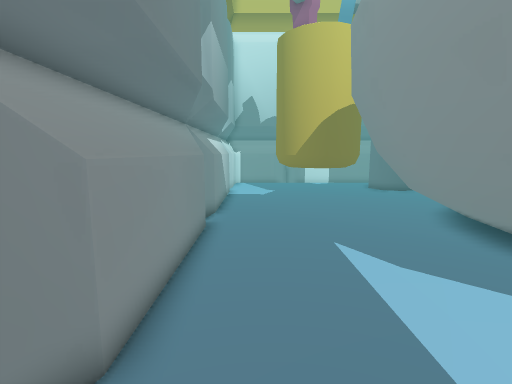
[1] (above)

16 first-person views from a walk through a Unity game level. The camera is 1.4 m above the floor, tilts 8° down and sees 85° across. The floor is counted in squares, 0.5 m on a side. Each view is taken from the middle of a square. On the plan, view 1 faces up. The plan holds only what a view shows up to about 19 squares ahead; the rest is blank. The place goes on beyond the plan.

[2]
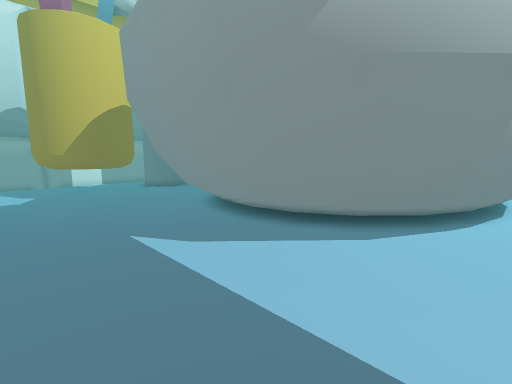

[3]
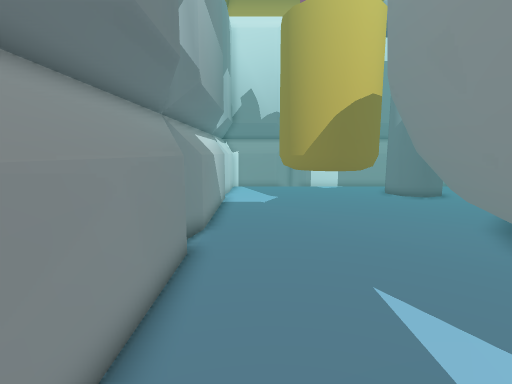

[4]
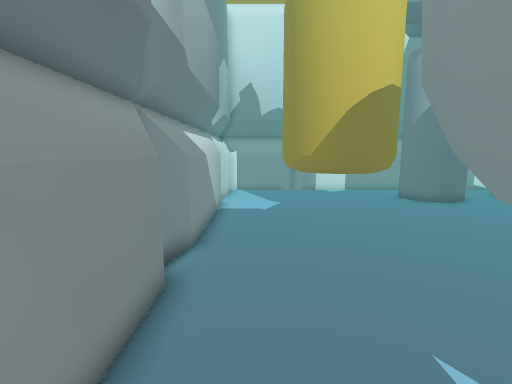

[5]
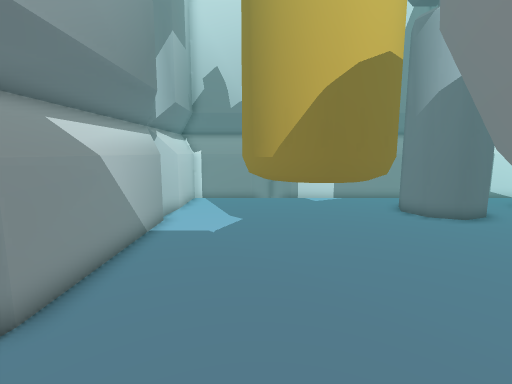

[6]
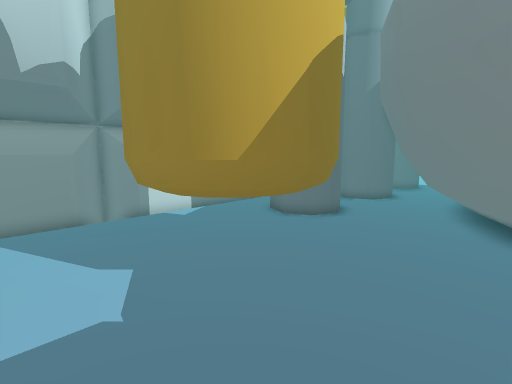

[7]
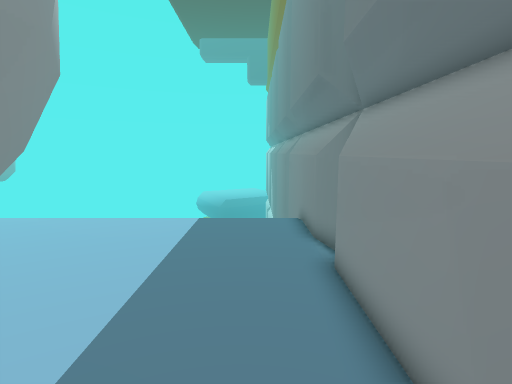

[8]
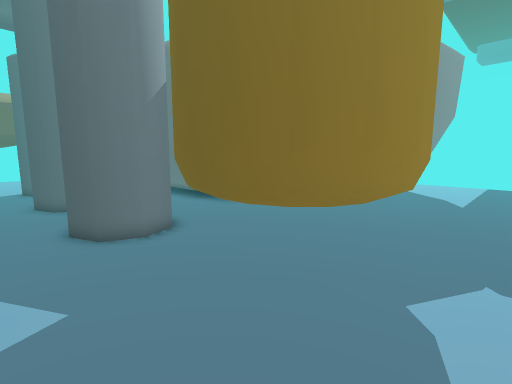

[9]
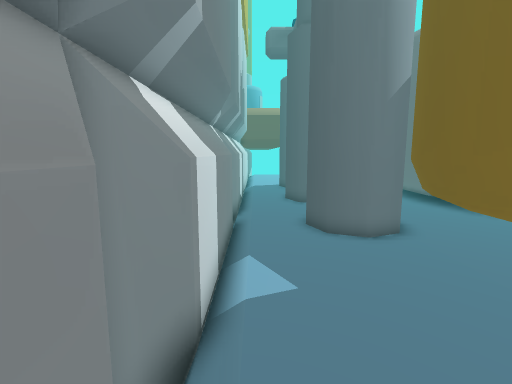

[10]
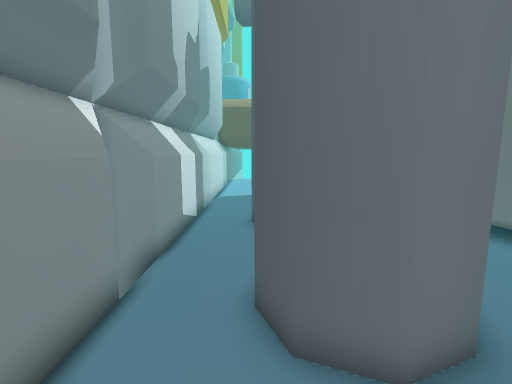

[11]
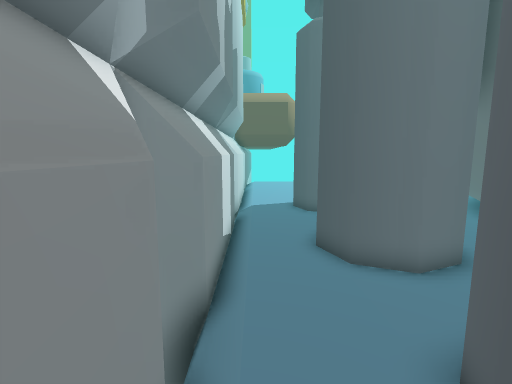

[12]
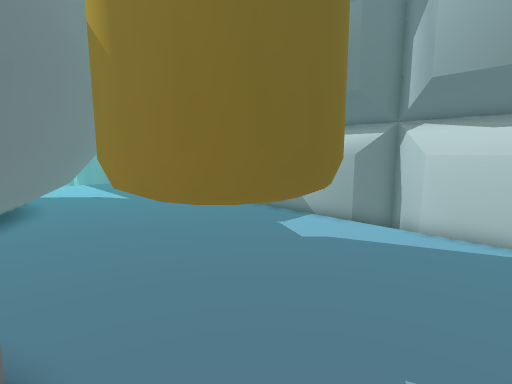

[13]
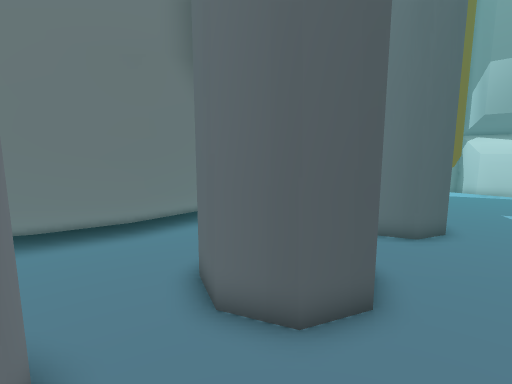

[14]
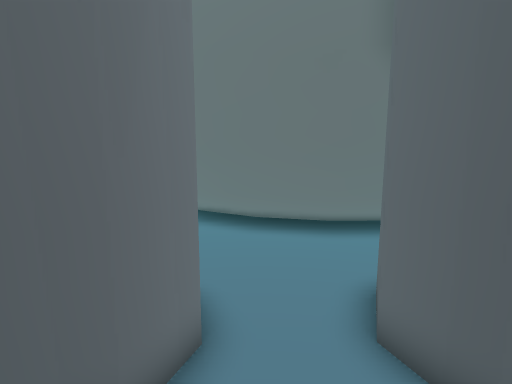

[15]
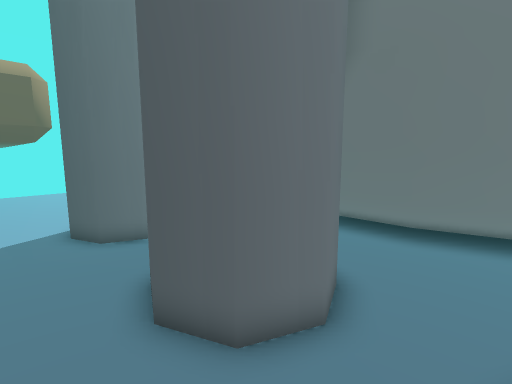

[16]
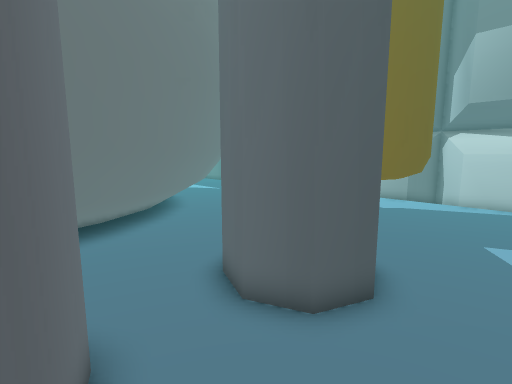

### Floor plan
Key: @ floor where view 1 was taken; # wall or solid block; . floor; v drop or lower ground; O other object.
Columns run from 3 left of view 1 to 23 right of it. Each row starts with its distance up from view 1.
 28      ###       ###
 27  #####v#########v#########v
 26  #.........................
 25  #.........................
 24 ##...........###...###....#
 23 ##....OOOO..####..## ##..##
 22 #....OOOOOO.## #..##  #..#
 21 ##...OO  OO.####...####..
 20 ##..OO    O.........# ....
 19  #...OOOOOO.....##########
 18  #...OOOOO...#####      ###
 17  #.....OO...###
 16  #.........###
 15  #........###
 14 ##.......###
 13 ##......###
 12 #.......##
 11 ##.....##
 10 ##.....##
  9  #.....#
  8  #.....#
  7  #.....##
  6  #.....##
  5  #......##
  4 ##......##
  3 ##.......##
  2 #........###
  1 ##........###
  0 ##.@.......###
 -1  #..........  ##
 -2  #..........
 -3  #
 -4  #
 -5  #

Positions as (right, up) in squares from view 1, and headings:
1: (0, 0), facing up
2: (-1, -1), facing up-right
3: (0, 3), facing up
4: (0, 5), facing up
5: (2, 9), facing up
6: (-1, 14), facing up-right
7: (0, 10), facing down
8: (0, 26), facing down-right
9: (0, 26), facing right
10: (6, 24), facing right
11: (9, 26), facing right
12: (9, 26), facing down-left
13: (22, 26), facing down-left
14: (21, 26), facing down
15: (13, 26), facing down-right
16: (16, 26), facing down-left
